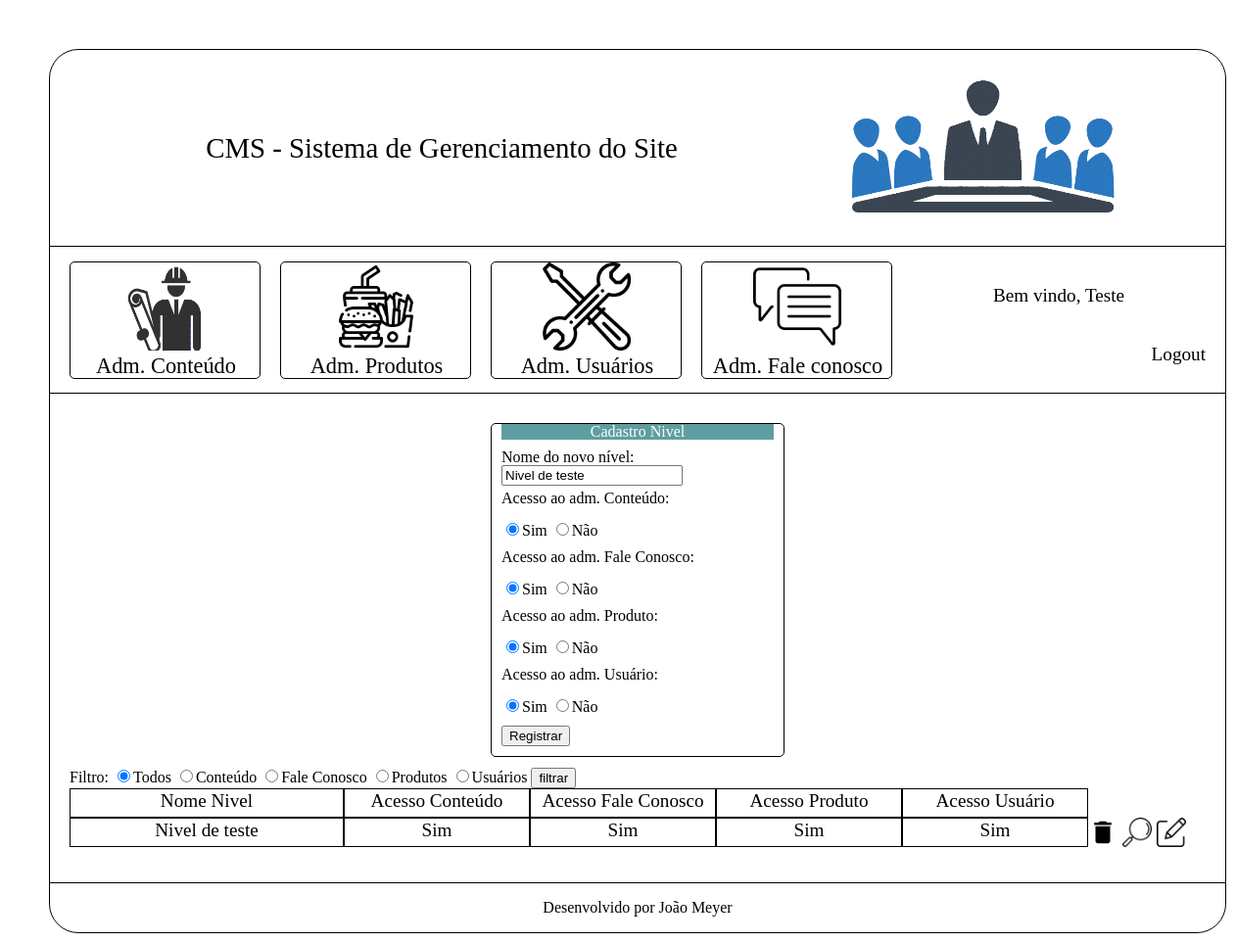
The app's page /Projeto_Hamburgueria2.0/cms/pagina_niveis_acesso.php?modo=editar&id=1 (signed in) with its own data.
### tables this page shows
create table tblNivelAcesso (
	idNivelAcesso int(11) not null auto_increment primary key,
    nomeNivel varchar(200) not null,
    acessoConteudo boolean not null,
    acessoFaleConosco boolean not null,
    acessoProduto boolean not null,
    acessoUsuarios boolean not null
);

### Projeto_Hamburgueria2.0/cms/pagina_niveis_acesso.php (the view, shortened to what this page needs)
<?php
    $conexao = conexaoMysql();
    $dominio= $_SERVER['HTTP_HOST'];
    $url = "http://" . $dominio. $_SERVER['REQUEST_URI'];
    if(isset($_POST['btnFiltrar'])){
        if($_GET['modo']){
            if($_GET['modo'] == 'filtrar'){
                $filtro = $_POST['inputFiltro'];
                switch($filtro){
                    case "c":
                        $sqlQuerySelectNiveis = "select tblNivelAcesso.*
                            from tblNivelAcesso
                            where tblNivelAcesso.acessoConteudo = 1
                            order by tblNivelAcesso.nomeNivel";
                    break;
                    case "f":
                        $sqlQuerySelectNiveis = "select tblNivelAcesso.*
                            from tblNivelAcesso
                            where tblNivelAcesso.acessoFaleConosco = 1
                            order by tblNivelAcesso.nomeNivel";
                    break;
                    case "p":
                        $sqlQuerySelectNiveis = "select tblNivelAcesso.*
                            from tblNivelAcesso
                            where tblNivelAcesso.acessoProduto = 1
                            order by tblNivelAcesso.nomeNivel";
                    break;
                    case "u":
                        $sqlQuerySelectNiveis = "select tblNivelAcesso.*
                            from tblNivelAcesso
                            where tblNivelAcesso.acessoUsuarios = 1
                            order by tblNivelAcesso.nomeNivel";
                    break;
                    default:
                        $sqlQuerySelectNiveis = "select * from tblNivelAcesso
                        order by tblNivelAcesso.nomeNivel";
                    break;
                }
            }
        }
    }
    else{
        $sqlQuerySelectNiveis = "select * from tblNivelAcesso order by tblNivelAcesso.nomeNivel";
    }
    $querySelectNiveis = mysqli_query($conexao, $sqlQuerySelectNiveis);
    $action = "modulos/inserir_nivel_acesso.php?modo=inserir&url=" .$url;
    $nomeNivel = null;
    $acessoConteudo = null;
    $acessoFaleConosco = null;
    $acessoProdutos = null;
    $acessoUsuarios = null;
    if(isset($_GET['modo'])){
        if($_GET['modo'] == 'editar'){
            if(isset($_GET['id'])){
                $id = $_GET['id'];
                $querySelectNivel = "
                    select tblNivelAcesso.*
                    from tblNivelAcesso
                    where tblNivelAcesso.idNivelAcesso = ".$id;
                $selectDados = mysqli_query($conexao, $querySelectNivel);
                if($rsInfoNivelAcesso = mysqli_fetch_assoc($selectDados)){
                    $nomeNivel = $rsInfoNivelAcesso['nomeNivel'];
                    $acessoConteudo = $rsInfoNivelAcesso['acessoConteudo'];
                    $acessoFaleConosco = $rsInfoNivelAcesso['acessoFaleConosco'];
                    $acessoProdutos = $rsInfoNivelAcesso['acessoProduto'];
                    $acessoUsuarios = $rsInfoNivelAcesso['acessoUsuarios'];
                    $action = "modulos/atualizar.php?modo=atualizar&id=".$rsInfoNivelAcesso['idNivelAcesso']."&url=".$url."&origem=pagina_niveis_acesso";
                }
            }
        }
    }
?>
<!DOCTYPE html>
<html lang="pt-br">
    <head>
    </head>
    <body>
        <div id="conteinerCMS">
            <div id="conteinerSubmenusGerenciamento">
                <form name="formAdmCadastroNivelAcesso" action="<?=$action?>" method="post">
                    <div class="conteinerCadastro">
                        <div class="tituloCadastro">Cadastro Nivel</div>
                        <div class="inputBox">
                            Nome do novo nível:
                            <input type="text" name="txtNomeNivel" required value="<?=$nomeNivel?>">
                        </div>
                        <div class="inputBox">
                            Acesso ao adm. Conteúdo:
                        </div>
                        <div class="inputBox">
                            <input type="radio" name="rdoAdmConteudo" value="1"
                                <?php
                                    if($acessoConteudo == '1'){
                                        echo("checked");
                                    }
                                ?>
                            >Sim
                            <input type="radio" name="rdoAdmConteudo" value="0"
                                <?php
                                    if($acessoConteudo != '1'){
                                        echo("checked");
                                    }
                                ?>
                            >Não
                        </div>
                        <div class="inputBox">
                            Acesso ao adm. Fale Conosco:
                        </div>
                        <div class="inputBox">
                            <input type="radio" name="rdoAdmFaleConosco" value="1"
                                <?php
                                    if($acessoFaleConosco == '1'){
                                        echo("checked");
                                    }
                                ?>
                            >Sim
                            <input type="radio" name="rdoAdmFaleConosco" value="0"
                                <?php
                                    if($acessoFaleConosco != '1'){
                                        echo("checked");
                                    }
                                ?>
                            >Não
                        </div>
                        <div class="inputBox">
                            Acesso ao adm. Produto:
                        </div>
                        <div class="inputBox">
                            <input type="radio" name="rdoAdmProduto" value="1"
                                <?php
                                    if($acessoProdutos == '1'){
                                        echo("checked");
                                    }
                                ?>
                            >Sim
                            <input type="radio" name="rdoAdmProduto" value="0"
                                <?php
                                    if($acessoProdutos != '1'){
                                        echo("checked");
                                    }
                                ?>
                            >Não
                        </div>
                        <div class="inputBox">
                            Acesso ao adm. Usuário:
                        </div>
                        <div class="inputBox">
                            <input type="radio" name="rdoAdmUsuario" value="1"
                                <?php
                                    if($acessoUsuarios == '1'){
                                        echo("checked");
                                    }
                                ?>
                            >Sim
                            <input type="radio" name="rdoAdmUsuario" value="0"
                                <?php
                                    if($acessoUsuarios != '1'){
                                        echo("checked");
                                    }
                                ?>
                            >Não
                        </div>
                        <div class="botaoRegistrar">
                            <input type="submit" name="btnSubmit" value="Registrar">
                        </div>
                    </div>
                </form>
                <form name="formAdmNiveisAcessoFiltro" action="pagina_niveis_acesso.php?modo=filtrar" method="post">
                    Filtro:
                    <input type="radio" name="inputFiltro" value="a" checked>Todos
                    <input type="radio" name="inputFiltro" value="c">Conteúdo
                    <input type="radio" name="inputFiltro" value="f">Fale Conosco
                    <input type="radio" name="inputFiltro" value="p">Produtos
                    <input type="radio" name="inputFiltro" value="u">Usuários
                    <input type="submit" value="filtrar" name="btnFiltrar">
                </form>
                <div class="conteinerComentario">
                    <div class="nivelAcessoNome">Nome Nivel</div>
                    <div class="nivelAcessoPermissao">Acesso Conteúdo</div>
                    <div class="nivelAcessoPermissao">Acesso Fale Conosco</div>
                    <div class="nivelAcessoPermissao">Acesso Produto</div>
                    <div class="nivelAcessoPermissao">Acesso Usuário</div>
                </div>
                <?php
                    while($rsSelect = mysqli_fetch_assoc($querySelectNiveis)){
                        ?>
                            <div class="conteinerComentario">
                                <div class="nivelAcessoNome"><?=$rsSelect['nomeNivel']?></div>
                                <div class="nivelAcessoPermissao">
                                    <?php
                                        if($rsSelect['acessoConteudo'] == 1){
                                            echo('Sim');
                                        }
                                        else{
                                            echo('Não');
                                        }
                                    ?>
                                </div>
                                <div class="nivelAcessoPermissao">
                                    <?php
                                        if($rsSelect['acessoFaleConosco'] == 1){
                                            echo('Sim');
                                        }
                                        else{
                                            echo('Não');
                                        }
                                    ?>
                                </div>
                                <div class="nivelAcessoPermissao">
                                    <?php
                                        if($rsSelect['acessoProduto'] == 1){
                                            echo('Sim');
                                        }
                                        else{
                                            echo('Não');
                                        }
                                    ?>
                                </div>
                                <div class="nivelAcessoPermissao">
                                    <?php
                                        if($rsSelect['acessoUsuarios'] == 1){
                                            echo('Sim');
                                        }
                                        else{
                                            echo('Não');
                                        }
                                    ?>
                                </div>
                                <a onclick="return confirm('Deseja realmente excluir o registro? Todos os usuários que utilizam este nível de acesso também serão excluídos!    ');"
                                href="modulos/deletar_nivel_acesso.php?modo=excluir&id=<?=$rsSelect['idNivelAcesso']?>&url=<?=$url?>">
                                    <div class="excluir"></div>
                                </a>
                                <div class="visualizar" onclick="visualizarNivelAcesso(<?=$rsSelect['idNivelAcesso']?>);"></div>
                                <a href="pagina_niveis_acesso.php?modo=editar&id=<?=$rsSelect['idNivelAcesso']?>">
                                    <div class="editar"></div>
                                </a>
                            </div>
                        <?php
                    }
                ?>
            </div>
            <div id="rodape">
                Desenvolvido por João Meyer
            </div>
        </div>
    </body>
</html>

### Projeto_Hamburgueria2.0/cms/css/style.css (style rules this page uses)
body { padding: 50px; }
a { text-decoration: none; color: black; }
#conteinerCMS { width: 1200px; min-height: 800px; height: auto; margin-left: auto; margin-right: auto; border: black 1px solid; border-radius: 30px; }
#conteinerSubmenusGerenciamento { width: inherit; min-height: 500px; height: auto; overflow: hidden; padding: 20px; box-sizing: border-box; border-bottom: 1px solid black; }
.conteinerCadastro { width: 300px; min-height: 100px; height: auto; border: solid 1px black; box-sizing: border-box; padding: 10px; padding-top: 0px; border-radius: 5px; margin-bottom: 10px; margin-top: 10px; margin-left: auto; margin-right: auto; }
.tituloCadastro { text-align: center; background-color: cadetblue; color: white; margin-bottom: 10px; }
.inputBox { width: 100%; min-height: 25px; height: auto; overflow: hidden; box-sizing: border-box; margin-bottom: 5px; }
.nivelAcessoNome { width: 280px; height: 30px; border: 1px black solid; box-sizing: border-box; font-size: 1.2em; line-height: 1.2em; text-align: center; float: left; }
.nivelAcessoPermissao { width: 190px; height: 30px; border: 1px black solid; box-sizing: border-box; font-size: 1.2em; line-height: 1.2em; text-align: center; float: left; }
.conteinerComentario { width: 1160px; min-height: 30px; height: auto; float: left; }
.excluir { width: 30px; height: 30px; margin-right: 5px; float: left; background-repeat: no-repeat; background-size: cover; background-image: url(../imagens/delete-24px.svg); }
.visualizar { width: 30px; height: 30px; margin-right: 5px; float: left; background-repeat: no-repeat; background-size: cover; background-image: url(../imagens/visualizar.png); }
.editar { width: 30px; height: 30px; margin-right: 5px; float: left; background-repeat: no-repeat; background-size: cover; background-image: url(../imagens/editar.png); }
#rodape { width: inherit; height: 50px; line-height: 50px; text-align: center; }

### records on screen
tblnivelacesso: txtNomeNivel "Nivel de teste", acessoConteudo "☑", acessoFaleConosco "☑", acessoProduto "☑", acessoUsuarios "☑", nomeNivel "Nivel de teste", shows "Sim"

### other values on screen
$_SESSION['nomeUsuario'] "Teste"
